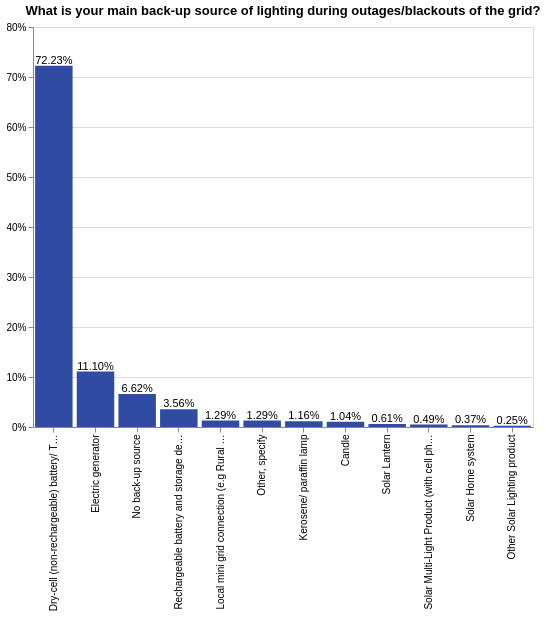

Source (Vega-Lite JSON):
### Vega-Lite specification from a JSON file in a GitHub repository (floating-point values rounded to 4 significant figures; data arrays with more than 128 entries replaced by an {"elided": "..."} marker saying what was removed)
{"config": {"view": {"continuousWidth": 400, "continuousHeight": 300}}, "layer": [{"mark": {"type": "bar", "color": "#304ca2"}, "encoding": {"tooltip": {"type": "nominal", "field": "c_33"}, "x": {"type": "nominal", "axis": {"title": " "}, "field": "c_33", "sort": {"field": "c_33", "op": "count", "order": "descending"}}, "y": {"type": "quantitative", "aggregate": "sum", "axis": {"format": "%", "title": ""}, "field": "pct"}}, "height": 400, "selection": {"selector009": {"type": "single", "fields": ["locality"], "bind": {"input": "select", "options": [null, 0, 1], "labels": ["National", "Urban", "Rural"], "name": "Locality Breakdown  "}}, "selector010": {"type": "single", "fields": ["elc_aggr_tier"], "bind": {"input": "select", "options": [null, "Tier 0", "Tier 1", "Tier 2", "Tier 3", "Tier 4", "Tier 5"], "labels": ["All Tiers", "Tier 0", "Tier 1", "Tier 2", "Tier 3", "Tier 4", "Tier 5"], "name": "Tiers  "}}}, "transform": [{"joinaggregate": [{"op": "count", "field": "*", "as": "total"}]}, {"calculate": "1 / datum.total", "as": "pct"}], "width": 500}, {"mark": {"type": "text", "align": "center", "baseline": "bottom"}, "encoding": {"text": {"type": "quantitative", "aggregate": "sum", "field": "pct", "format": ".2%"}, "tooltip": {"type": "nominal", "field": "c_33"}, "x": {"type": "nominal", "axis": {"title": " "}, "field": "c_33", "sort": {"field": "c_33", "op": "count", "order": "descending"}}, "y": {"type": "quantitative", "aggregate": "sum", "axis": {"format": "%", "title": ""}, "field": "pct"}}, "height": 400, "transform": [{"joinaggregate": [{"op": "count", "field": "*", "as": "total"}]}, {"calculate": "1 / datum.total", "as": "pct"}], "width": 500}], "data": {"name": "data-2f0dbcc3856376f62186c180cdedc3b1"}, "title": {"text": ["What is your main back-up source of lighting during outages/blackouts of the grid?"], "color": "black", "subtitleColor": "black"}, "transform": [{"filter": {"selection": "selector009"}}, {"filter": {"selection": "selector010"}}], "$schema": "https://vega.github.io/schema/vega-lite/v4.8.1.json", "datasets": {"data-2f0dbcc3856376f62186c180cdedc3b1": {"elided": "1631 records"}}}
